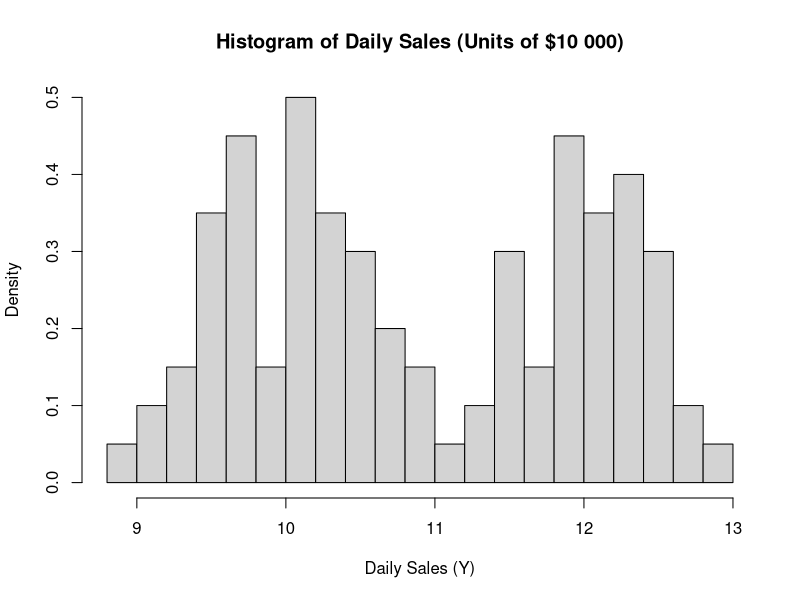
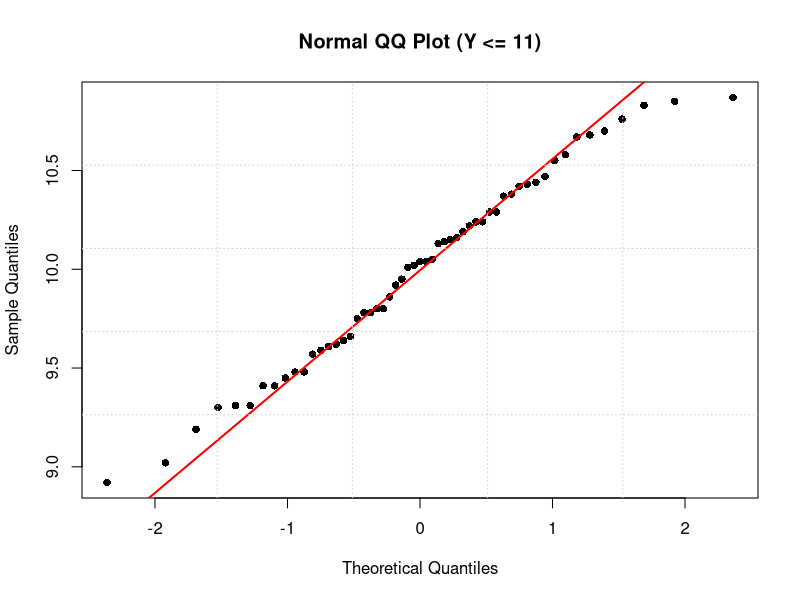
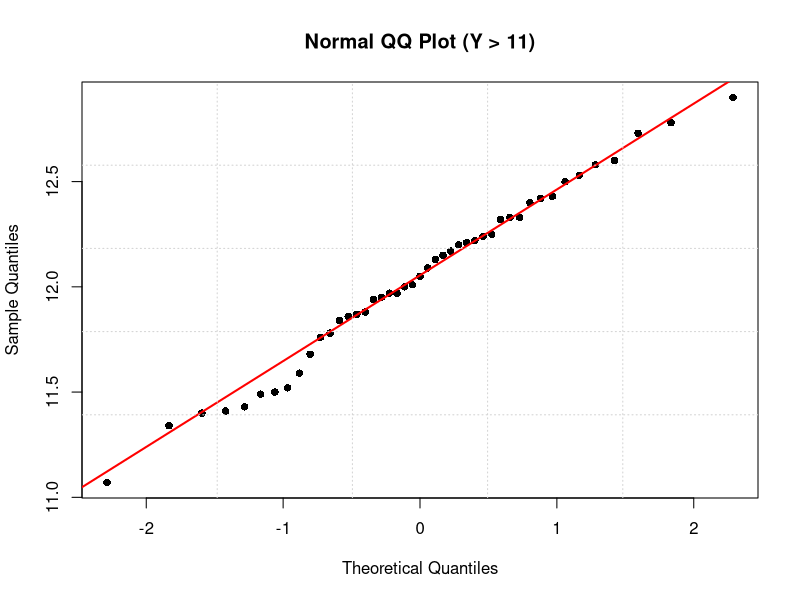
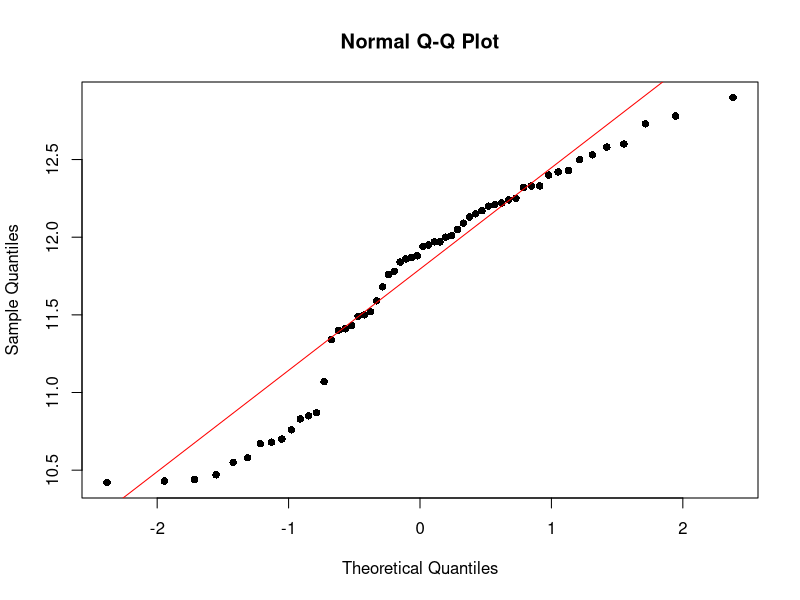
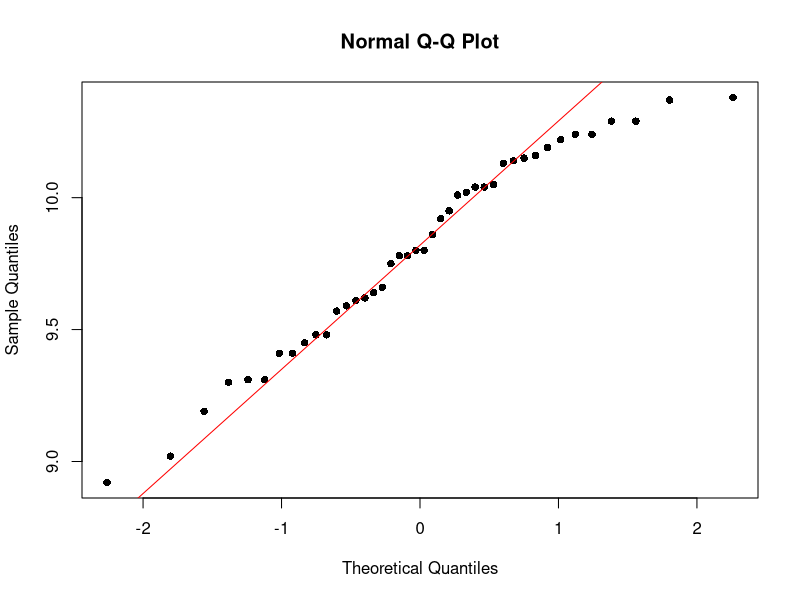
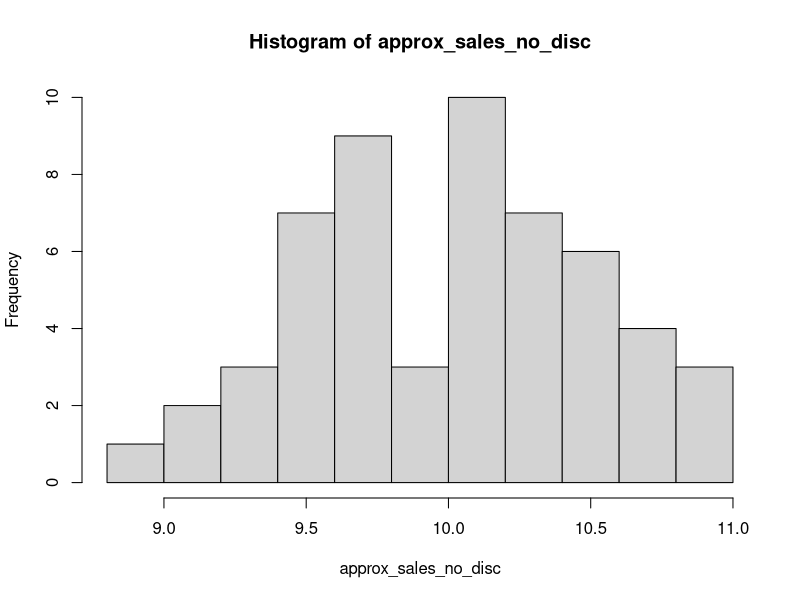
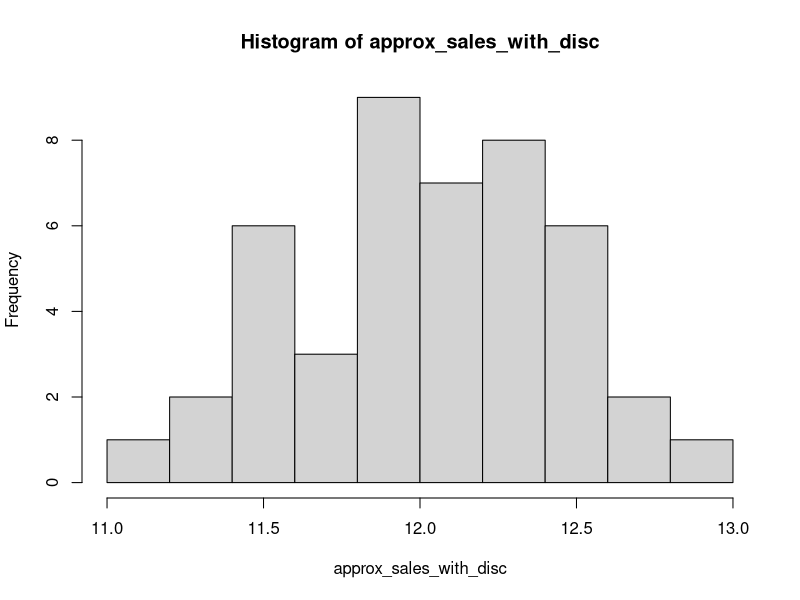
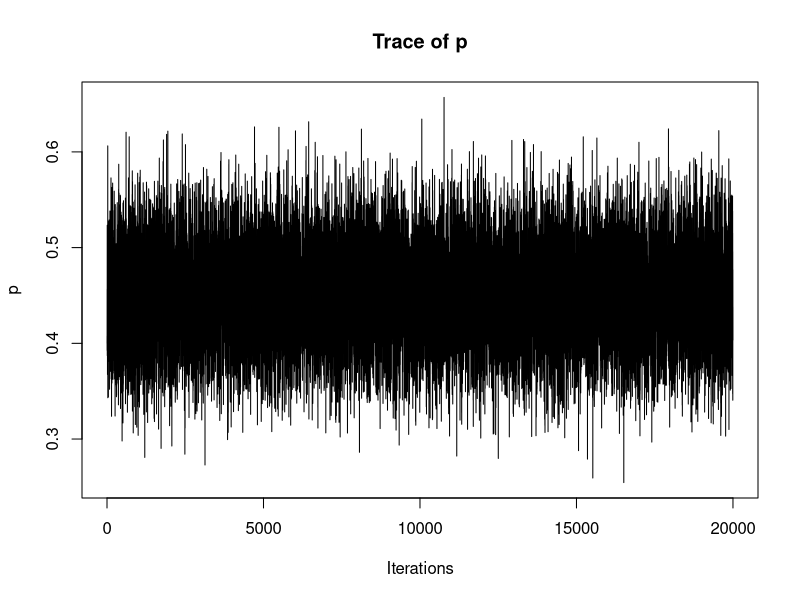

Write the R code that produced these figures, in order.
# Required Libraries (For Plotting)
library(ggplot2)
library(forecast)

# EDA
# Data
tab = read.table("data.txt", sep = " ")
y = unlist(as.list(t(tab)))

# Histogram of y
hist(y, breaks = 15, main = "Histogram of Daily Sales (Units of $10 000)", 
     xlab = "Daily Sales (Y)", freq = F)

# Summary statistics
summary(y)
sd(y)
length(y)

# Assume 2 groups - with and without super discounts. Threshold = 11
approx_sales_no_disc = y[which(y<=11)]
approx_sales_with_disc = y[which(y>11)]

# Summary of 2 groups
summary(approx_sales_no_disc)
summary(approx_sales_with_disc)
sd(approx_sales_no_disc)
sd(approx_sales_with_disc)

# Checking assumptions
# Proportion of super discounts
length(approx_sales_with_disc)/length(y)

# Normality test
# No discounts
qqnorm(approx_sales_no_disc, pch = 16, main = "Normal QQ Plot (Y <= 11)")
qqline(approx_sales_no_disc, col = 'red', lwd = 2)
grid(5,5)
# Null hypothesis: Samples come from normal population
# Accept if p-value>0.05
shapiro.test(approx_sales_no_disc) 

# Discounts 
qqnorm(approx_sales_with_disc, pch = 16, main = "Normal QQ Plot (Y > 11)")
qqline(approx_sales_with_disc, col = 'red', lwd = 2)
grid(5,5)
# Null hypothesis: Samples come from normal population
# Accept if p-value>0.05
shapiro.test(approx_sales_with_disc)

# What if discounts decrease earnings?
# New threshold
quantile(y, 0.4)
# New group division
approx_sales_no_disc2 = y[which(y > 10.4)]
approx_sales_with_disc2 = y[which(y <= 10.4)]
# Normality test
# Null hypothesis: Samples come from normal population
# Accept if p-value>0.05
shapiro.test(approx_sales_no_disc2)
shapiro.test(approx_sales_with_disc2)
# Samples not normal - defy given info
qqnorm(approx_sales_no_disc2, pch = 16)
qqline(approx_sales_no_disc2, col = 'red')
qqnorm(approx_sales_with_disc2, pch = 16)
qqline(approx_sales_with_disc2, col = 'red')
# Now onwards, consider only that super discounts increase earnings

# Histogram of each groups. Threshold = 11
# No discounts
hist(approx_sales_no_disc)
mean(approx_sales_no_disc)
sd(approx_sales_no_disc)
# Discounts
hist(approx_sales_with_disc)
mean(approx_sales_with_disc) - mean(approx_sales_no_disc)
sd(approx_sales_with_disc)

# 95% CI for each population's variance - Contribute to tarting value for precision
LB1 = ((length(approx_sales_no_disc)-1)*var(approx_sales_no_disc))/
  qchisq(0.975, df=(length(approx_sales_no_disc)-1))
UB1 = ((length(approx_sales_no_disc)-1)*var(approx_sales_no_disc))/
  qchisq(0.025, df=(length(approx_sales_no_disc)-1))
LB2 = ((length(approx_sales_with_disc)-1)*var(approx_sales_with_disc))/
  qchisq(0.975, df=(length(approx_sales_with_disc)-1))
UB2 = ((length(approx_sales_with_disc)-1)*var(approx_sales_with_disc))/
  qchisq(0.025, df=(length(approx_sales_with_disc)-1))
# 95% CI for var without super discounts
c(sqrt(LB1), sqrt(UB1))
# 95% CI for var with super discounts
c(sqrt(LB2), sqrt(UB2))


# MCMC Simulation
# Algorithm specifications
N = 20000
Burn_in = 5000
m = 20
n = length(y)

# Parameter vectors
p_vec = vector("numeric", N)
psi_vec = vector("numeric", N)
alpha_vec = vector("numeric", N)
gamma_vec = vector("numeric", N)

# Prior parameters - Discussed in Q3
mu_alpha = 0
var_alpha = 100
mu_gamma = 0
var_gamma = 100
alpha_p = 0.4
beta_p = 0.6
alpha_psi = 0.01
beta_psi = 0.01

# Initial values - Discussed in Q5
d = 1*(y > 11) + 0*(y <= 11)
p_vec[1] = 0.4
psi_vec[1] = 1/(0.45^2)
alpha_vec[1] = 10
gamma_vec[1] = 2
# 2nd Trial - Change initial values to below.
# All initial values set to 0.1 to see if algorithm really works
# Discussed in Q5
#p_vec[1] = 0.1
#psi_vec[1] = 0.1
#alpha_vec[1] = 0.1
#gamma_vec[1] = 0.1

# Delta parameters for MH Steps
delta_alpha = 0.25
delta_gamma = 0.25

# Algorithm - Details explained in Q4
for(i in 1:(N-1)){
  # For counting n1(d) and n0(d)
  ind_d1 = which(d == 1)
  ind_d0 = which(d == 0)
  
  # Gibbs steps
  # P posterior
  alpha_p_post = length(ind_d1) + 0.4
  beta_p_post = length(ind_d0) + 0.6
  # Draw a new p
  p_vec[i+1] = rbeta(1, alpha_p_post, beta_p_post)
  
  # Psi posterior
  alpha_psi_post = (n/2) + 0.01
  beta_psi_post = 0.5*sum((y[ind_d1] - alpha_vec[i] - gamma_vec[i])^2) +
    0.5*sum((y[ind_d0] - alpha_vec[i])^2) + 0.01
  # Draw a new psi
  psi_vec[i+1] = rgamma(1, alpha_psi_post, beta_psi_post)
  
  # MH steps
  # Alpha posterior
  # Propose new value for alpha
  alpha_prop = runif(1, (alpha_vec[i] - delta_alpha), (alpha_vec[i] + delta_alpha))
  prob_prop_alpha = exp((-psi_vec[i+1]/2)*sum((y[ind_d1] - alpha_prop - gamma_vec[i])^2) -
                          (psi_vec[i+1]/2)*sum((y[ind_d0] - alpha_prop)^2) - 
                          (alpha_prop^2)/200)
  prob_curr_alpha = exp((-psi_vec[i+1]/2)*sum((y[ind_d1] - alpha_vec[i] - gamma_vec[i])^2) -
                          (psi_vec[i+1]/2)*sum((y[ind_d0] - alpha_vec[i])^2) - 
                          (alpha_vec[i]^2)/200)
  # P acc
  p_acc_alpha = min(1, (prob_prop_alpha/prob_curr_alpha))
  # Random U(0,1) value
  u1 = runif(1, 0, 1)
  # Accept new alpha if u1 <= P acc
  if(u1 <= p_acc_alpha){
    alpha_vec[i+1] = alpha_prop
  }else{
    alpha_vec[i+1] = alpha_vec[i]
  }
  
  # Gamma posterior
  # Propose new value for gamma
  gamma_prop = runif(1, (gamma_vec[i] - delta_gamma), (gamma_vec[i] + delta_gamma))
  prob_prop_gamma = exp((-psi_vec[i+1]/2)*sum((y[ind_d1] - alpha_vec[i+1] - gamma_prop)^2) -
                          (gamma_prop^2)/200)
  prob_curr_gamma = exp((-psi_vec[i+1]/2)*sum((y[ind_d1] - alpha_vec[i+1] - gamma_vec[i])^2) -
                          (gamma_vec[i]^2)/200)
  # P acc 
  p_acc_gamma = min(1, (prob_prop_gamma/prob_curr_gamma))
  # Random U(0,1) value
  u2 = runif(1, 0, 1)
  # Accept new gamma if u2 <= P acc
  if(u2 <= p_acc_gamma){
    gamma_vec[i+1] = gamma_prop
  }else{
    gamma_vec[i+1] = gamma_vec[i]
  }
  
  # Update d vector
  probs1 = p_vec[i+1]*dnorm(y, (alpha_vec[i+1] + gamma_vec[i+1]), sqrt(1/psi_vec[i+1]))
  probs2 = (1-p_vec[i+1])*dnorm(y, alpha_vec[i+1], sqrt(1/psi_vec[i+1]))
  # Probability di = 1
  probs = probs1/(probs1 + probs2)
  # n random U(0,1) values
  u = runif(n, 0, 1)
  # Accept if ui<=pi for i = 1,2,...,100
  d = 1*(u <= probs) + 0*(u > probs)
}

# Plot trace plots
Inds = seq(Burn_in+1, N, m)
plot(seq(1,N,1), p_vec, type = 'l', 
     xlab = 'Iterations', ylab = 'p', main = 'Trace of p')
plot(seq(1,N,1), psi_vec, type = 'l', 
     xlab = 'Iterations', ylab = 'psi', main = 'Trace of psi')
plot(seq(1,N,1), alpha_vec, type = 'l', 
     xlab = 'Iterations', ylab = 'alpha', main = 'Trace of alpha')
plot(seq(1,N,1), gamma_vec, type = 'l', 
     xlab = 'Iterations', ylab = 'gamma', main = 'Trace of gamma')

# Histograms of each parameter
hist(p_vec[Inds], main = 'Histogram of p', xlab = 'p', freq = F)
hist(psi_vec[Inds], main = 'Histogram of psi', xlab = 'psi', freq = F)
hist(alpha_vec[Inds], main = 'Histogram of alpha', xlab = 'alpha', freq = F)
hist(gamma_vec[Inds], main = 'Histogram of gamma', xlab = 'gamma', freq = F)

# Autocorrelation for each parameter's samples
ggAcf(p_vec[Inds], lag.max = 50) + ylim(c(-0.15,0.15)) + 
  ggtitle('P Autocorrelation (From Lag 1)')
ggAcf(psi_vec[Inds], lag.max = 50) + ylim(c(-0.15,0.15)) + 
  ggtitle('Psi Autocorrelation (From Lag 1)')
ggAcf(alpha_vec[Inds], lag.max = 50) + ylim(c(-0.15,0.15)) + 
  ggtitle('Alpha Autocorrelation (From Lag 1)')
ggAcf(gamma_vec[Inds], lag.max = 50) + ylim(c(-0.15,0.15)) + 
  ggtitle('Gamma Autocorrelation (From Lag 1)')

# Mean, sd and 95% CI
# P
mean(p_vec[Inds])
sd(p_vec[Inds])
quantile(p_vec[Inds], c(0.025, 0.975))

# Psi
mean(psi_vec[Inds])
sd(psi_vec[Inds])
quantile(psi_vec[Inds], c(0.025, 0.975))

# Alpha
mean(alpha_vec[Inds])
sd(alpha_vec[Inds])
quantile(alpha_vec[Inds], c(0.025, 0.975))

# Gamma
mean(gamma_vec[Inds])
sd(gamma_vec[Inds])
quantile(gamma_vec[Inds], c(0.025, 0.975))

# Final histograms
hist(y[which(d == 1)], breaks = 10, main = "Earnings with Super Discounts", 
     xlab = "Amount (Units of $10 000)", freq = F)
hist(y[which(d == 0)], breaks = 10, main = "Earnings without Super Discounts", 
     xlab = "Amount (Units of $10 000)", freq = F)
# Mean of earnings with and without super discounts
round(mean(y[which(d == 1)])*10000,0)
round(mean(y[which(d == 0)])*10000,0)
# Difference in earnings
round(mean(y[which(d == 1)])*10000,0) - round(mean(y[which(d == 0)])*10000,0)
# Estimated standard deviation
sqrt(1/mean(psi_vec[Inds]))*10000
